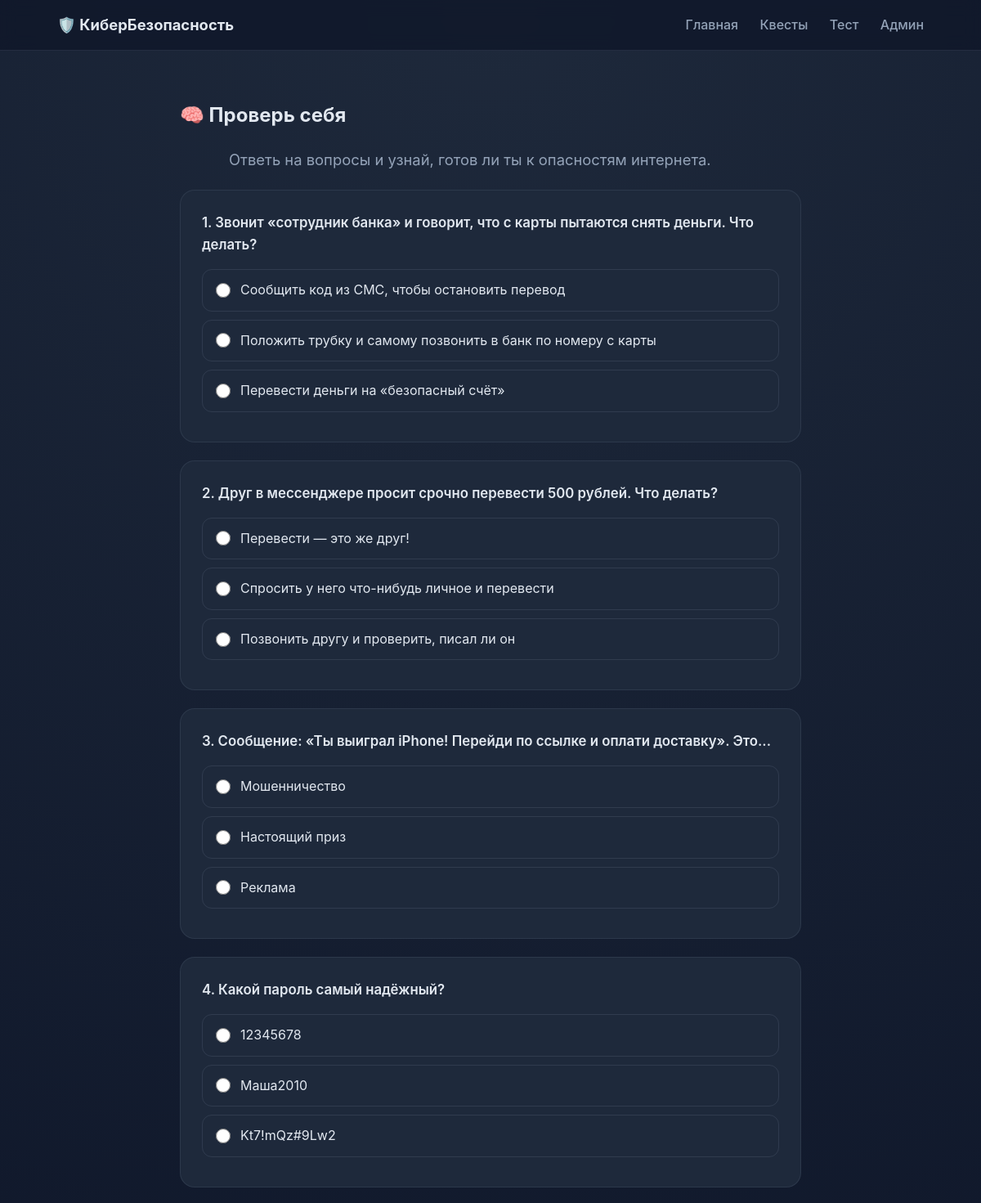
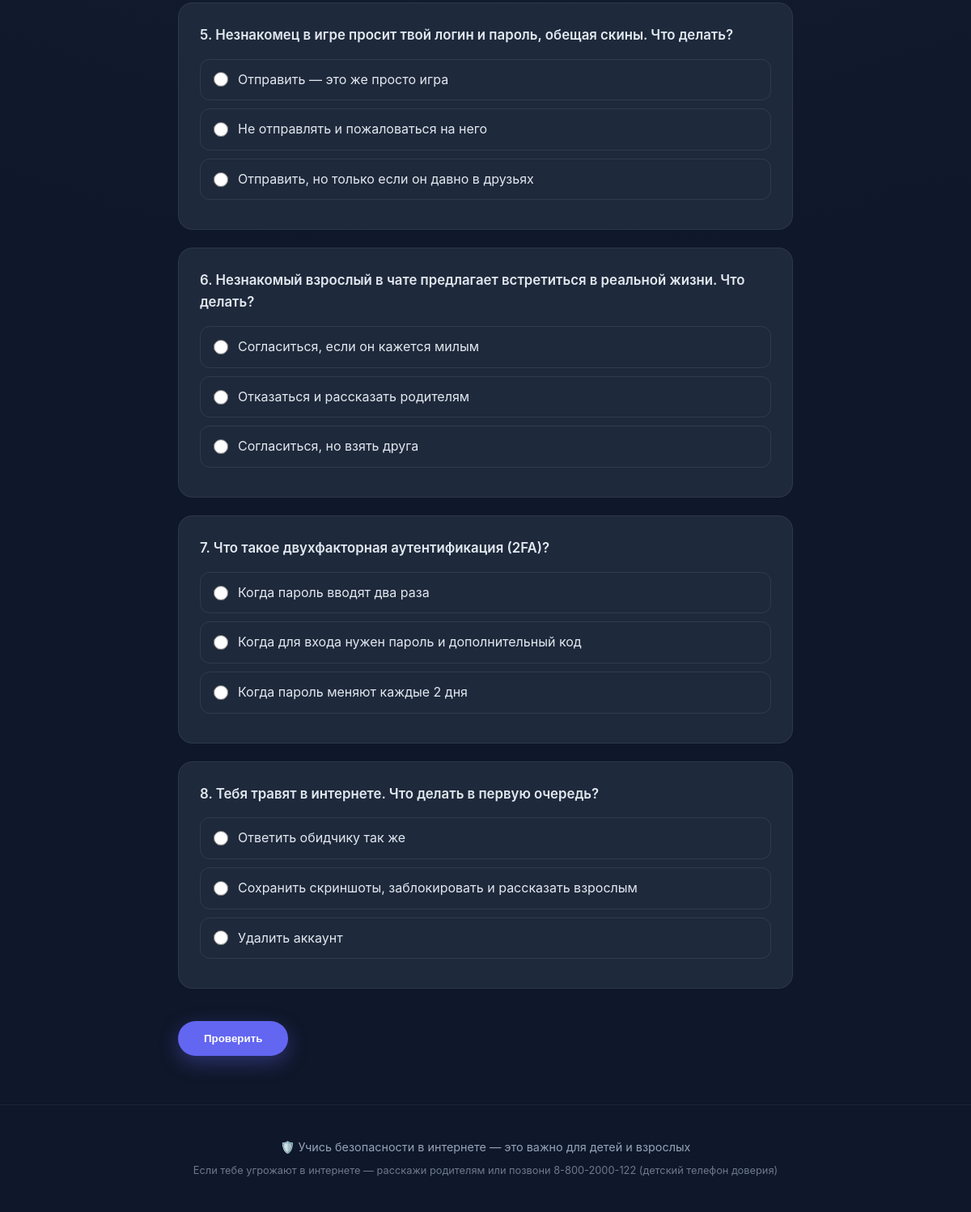
The app's page /quiz/ with its own data (2 pictures, top to bottom).
### core/models.py (models this page shows, shortened)
class QuizQuestion(models.Model):
    question = models.CharField('Вопрос', max_length=300)
    explanation = models.TextField('Объяснение после ответа', blank=True)

class QuizAnswer(models.Model):
    question = models.ForeignKey(QuizQuestion, related_name='answers',
                                 on_delete=models.CASCADE)
    text = models.CharField('Текст ответа', max_length=200)
    is_correct = models.BooleanField('Правильный', default=False)

### core/views.py (the view)
# urls.py: path('quiz/', views.quiz, name='quiz'),
def quiz(request):
    questions_qs = QuizQuestion.objects.prefetch_related('answers').all()
    questions = []
    for q in questions_qs:
        answers = list(q.answers.all())
        correct_index = next(
            (i for i, a in enumerate(answers) if a.is_correct),
            0,
        )
        questions.append({
            'id': q.id,
            'question': q.question,
            'explanation': q.explanation,
            'answers': answers,
            'correct_index': correct_index,
        })
    return render(request, 'core/quiz.html', {'questions': questions})

### core/templates/core/quiz.html (shortened to what this page needs)
{% extends 'core/base.html' %}
{% load static %}
{% block content %}
<section class="container quiz-wrap">
  <h1>🧠 Проверь себя</h1>
  <p class="lead">Ответь на вопросы и узнай, готов ли ты к опасностям интернета.</p>
  <form id="quiz-form">
    {% for q in questions %}
    <div class="quiz-item" data-correct="{{ q.correct_index }}">
      <p class="question">{{ forloop.counter }}. {{ q.question }}</p>
      <div class="answers">
        {% for a in q.answers %}
        <label class="answer">
          <input type="radio" name="q{{ q.id }}" value="{{ forloop.counter0 }}">
          <span>{{ a.text }}</span>
        </label>
        {% endfor %}
      </div>
    </div>
    {% empty %}
    <p class="empty">Вопросы ещё не добавлены. Зайди в админку!</p>
    {% endfor %}
    {% if questions %}
    <button type="submit" class="btn">Проверить</button>
    {% endif %}
  </form>
</section>
{% endblock %}

### static/css/style.css (style rules this page uses)
:root { --bg: #0f172a; --card: #1e293b; --text: #e2e8f0; --muted: #94a3b8; --primary: #6366f1; --radius: 18px; }
* { box-sizing: border-box; margin: 0; padding: 0; }
body { font-family: 'Inter', -apple-system, 'Segoe UI', Roboto, sans-serif; background: radial-gradient(circle at top, #1e293b, #0f172a 60%); color: var(--text); line-height: 1.6; min-height: 100vh; display: flex; flex-direction: column; }
.container { max-width: 1100px; margin: 0 auto; padding: 0 20px; }
.lead { color: var(--muted); font-size: 1.15rem; max-width: 640px; margin: 20px auto; }
.btn { display: inline-block; background: var(--primary); color: #fff; padding: 14px 32px; border-radius: 999px; font-weight: 600; text-decoration: none; border: none; cursor: pointer; transition: transform .15s, box-shadow .2s; box-shadow: 0 8px 24px rgba(99,102,241,.35); margin-top: 18px; }
.quiz-wrap { max-width: 800px; padding: 60px 20px; }
.quiz-wrap h1 { margin-bottom: 12px; }
.quiz-item { background: var(--card); border-radius: var(--radius); padding: 26px; margin: 22px 0; border: 1px solid rgba(148,163,184,.12); }
.question { font-weight: 600; font-size: 1.05rem; margin-bottom: 16px; }
.answer { display: flex; align-items: center; gap: 12px; padding: 12px 16px; border-radius: 12px; cursor: pointer; margin-bottom: 10px; border: 1px solid rgba(148,163,184,.15); transition: background .15s, border-color .15s; }
.answer input { accent-color: var(--primary); width: 18px; height: 18px; }

### records on screen
QuizQuestion: question "Звонит «сотрудник банка» и говорит, что с карты пытаются снять деньги. Что делать?"
QuizAnswer: text "Сообщить код из СМС, чтобы остановить перевод"
QuizAnswer: text "Положить трубку и самому позвонить в банк по номеру с карты"
QuizAnswer: text "Перевести деньги на «безопасный счёт»"
QuizQuestion: question "Друг в мессенджере просит срочно перевести 500 рублей. Что делать?"
QuizAnswer: text "Перевести — это же друг!"
QuizAnswer: text "Спросить у него что-нибудь личное и перевести"
QuizAnswer: text "Позвонить другу и проверить, писал ли он"
QuizQuestion: question "Сообщение: «Ты выиграл iPhone! Перейди по ссылке и оплати доставку». Это..."
QuizAnswer: text "Мошенничество"
QuizAnswer: text "Настоящий приз"
QuizAnswer: text "Реклама"
QuizQuestion: question "Какой пароль самый надёжный?"
QuizAnswer: text "12345678"
QuizAnswer: text "Маша2010"
QuizAnswer: text "Kt7!mQz#9Lw2"
QuizQuestion: question "Незнакомец в игре просит твой логин и пароль, обещая скины. Что делать?"
QuizAnswer: text "Отправить — это же просто игра"
QuizAnswer: text "Не отправлять и пожаловаться на него"
QuizAnswer: text "Отправить, но только если он давно в друзьях"
QuizQuestion: question "Незнакомый взрослый в чате предлагает встретиться в реальной жизни. Что делать?"
QuizAnswer: text "Согласиться, если он кажется милым"
QuizAnswer: text "Отказаться и рассказать родителям"
QuizAnswer: text "Согласиться, но взять друга"
QuizQuestion: question "Что такое двухфакторная аутентификация (2FA)?"
QuizAnswer: text "Когда пароль вводят два раза"
QuizAnswer: text "Когда для входа нужен пароль и дополнительный код"
QuizAnswer: text "Когда пароль меняют каждые 2 дня"
QuizQuestion: question "Тебя травят в интернете. Что делать в первую очередь?"
QuizAnswer: text "Ответить обидчику так же"
QuizAnswer: text "Сохранить скриншоты, заблокировать и рассказать взрослым"
QuizAnswer: text "Удалить аккаунт"
